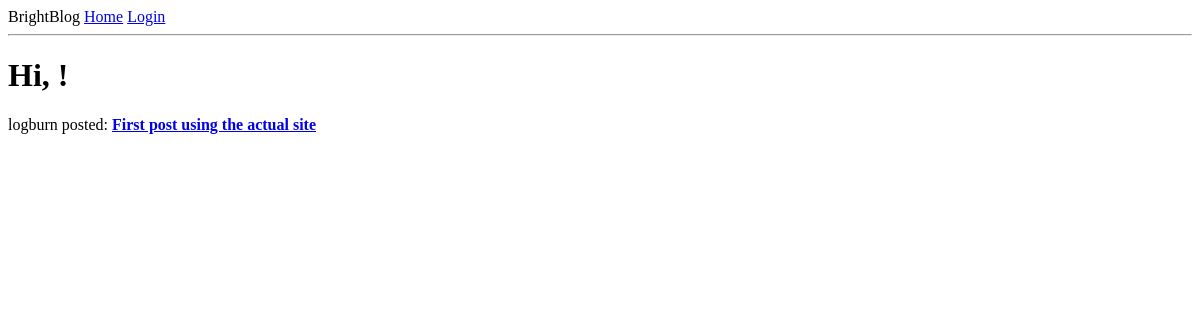
The page /index on the database as committed earlier.
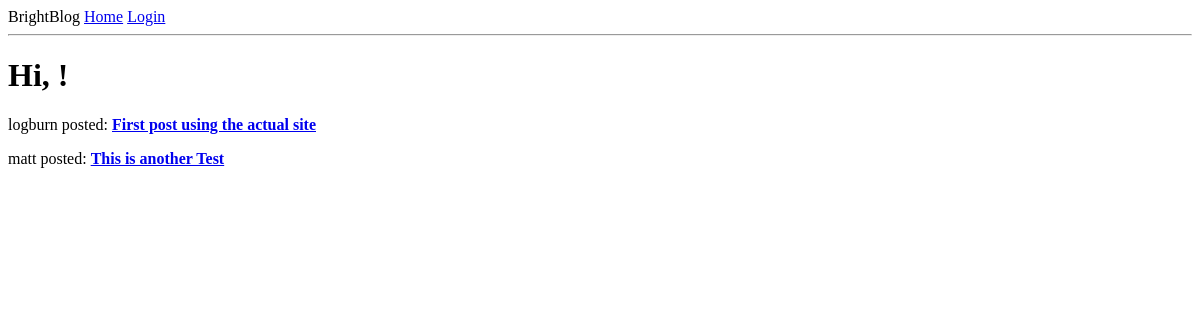
The same page on the database as committed later.
### app/models.py (models this page shows, shortened)
class Post(db.Model):
    id = db.Column(db.Integer, primary_key=True)
    title = db.Column(db.String(150))
    body = db.Column(db.Text())
    timestamp = db.Column(db.DateTime, index=True, default=datetime.utcnow)
    user_id = db.Column(db.Integer, db.ForeignKey('user.id'))

class User(UserMixin, db.Model):
    id = db.Column(db.Integer, primary_key=True)
    username = db.Column(db.String(64), index=True, unique=True)
    email = db.Column(db.String(120), index=True, unique=True)
    password_hash = db.Column(db.String(128))
    posts = db.relationship('Post', backref='author', lazy='dynamic')

### app/routes.py (the view)
@app.route('/')
@app.route('/index')
def index():
    posts = Post.query.all()
    return render_template('index.html', title='Home Page', posts=posts)

### app/templates/index.html
{% extends "base.html" %}
{% block content %}
    <h1>Hi, {{ current_user.username }}!</h1>
    {% for post in posts %}
    <div>
        <p>
            {{ post.author.username }} posted:
            <b><a href="{{url_for('show_post', post_id=post.id) }}">{{ post.title }}</a></b>
        </p>
    </div>
    {% endfor %}
{% endblock %}

### app/templates/base.html (shortened to what this page needs)
<html>
    <head>
    </head>
    <body>
        <div>
        BrightBlog
        <a href="{{ url_for('index') }}">Home</a>
        {% if current_user.is_anonymous %}
        <a href="{{ url_for('login') }}">Login</a>
        {% else %}
        <a href="{{url_for('post') }}">Make a Post</a>
        <a href="{{url_for('logout') }}">Logout</a>
        {% endif %}
        </div>
        <hr>
        {% block content %}{% endblock %}
    </body>
</html>

Rows that differ between the two databases and show on the page:
added Post: author.username "matt", title "This is another Test"
